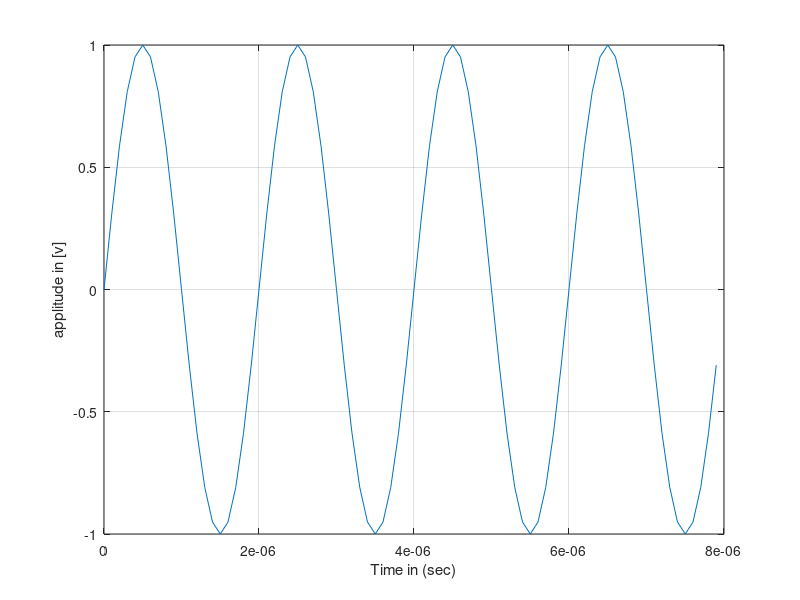
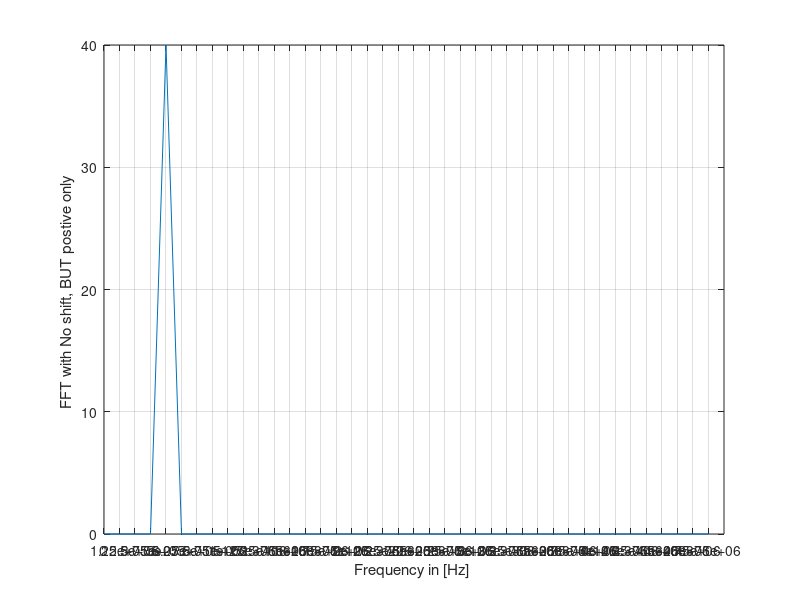
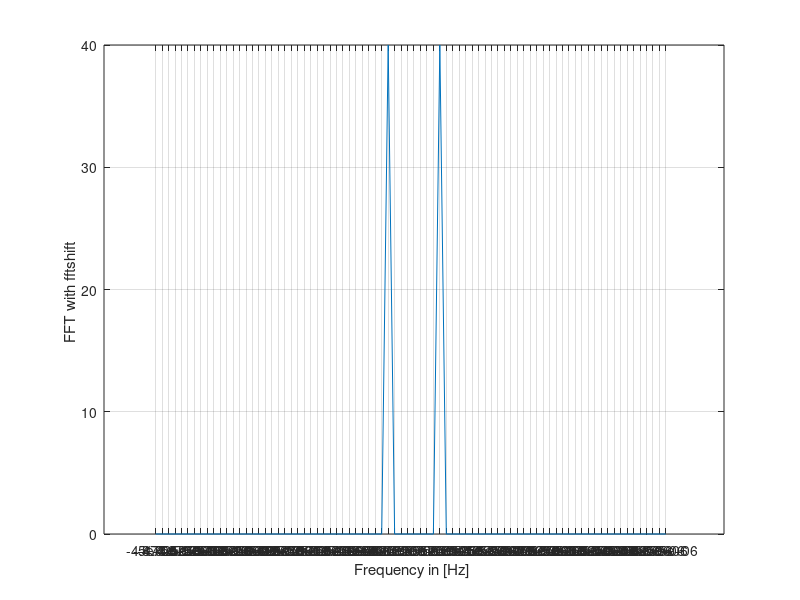

Write MATLAB code to recreate these figures, in order.
# this code is taken from https://www.youtube.com/watch?v=W1eWGm3hw08
#but we run the fft on a pure sin wave instead of a chirp
# the objective is to understand the  inner details of
#the fft() function
clear all;
close all;
clc;

Fs = 10e6;
Tdur = 8e-6 #this is the duration of the sin wave we want
#Fstart = 500e3;
#Fstop = 1500e3
Freq =  500e3; #this is the frequnecy of the sin wave

tvec = 0:1/Fs:Tdur-1/Fs;
#This is a chirp signal
#xreal = sin(2*pi*(Fstart*tvec + (Fstop-Fstart)/(2*Tdur)*tvec.^2));
Xn =  sin(2*pi*(Freq*tvec));
figure
plot(tvec, Xn)
xlabel('Time in (sec)')
ylabel('applitude in [v]')
xticks(0:1/Freq:Tdur) #This sets the resolution of the grid to T or 1/Freq
grid on

# let the length of the frequency domain signal be Nfft and is shoudl be equal
# to the length of the time domain signal
Nfft = length(Xn);
# we know that our frequnecy domain vector has the nleght of an N fftm we knwo iy will
# go from -5Mhz to 5 Mhz , half of the sampling frequency
fvec = (-Nfft/2:Nfft/2-1)*Fs/Nfft;
#now lets get the frequency domain singal of the xreal and call it xreal_f_dom
# for this we use fft function, but octave implements fft so that the output will
#first have postive frequnecy components and then the negative frequency componenets
#but we want the negative first and postive later for that we use the fftshift()
#fucntion
xreal_f_dom = fft(Xn, Nfft);

#figure
#because the output of the fft is complex we have to take avs()
#plot(fvec,abs(xreal_f_dom));
#xticks(fvec)
#xlabel('Frequency in [Hz] ');
#ylabel('FFT with NO fftshift ')
#grid on

fvecPos = fvec(Nfft/2+1:Nfft)
xreal_f_dom_pos = xreal_f_dom(1:Nfft/2)
figure
plot(fvecPos,abs(xreal_f_dom_pos));
xticks(fvec)
xlabel('Frequency in [Hz] ');
ylabel('FFT with No shift, BUT postive only ')
grid on


xreal_f_dom = fftshift(xreal_f_dom);
figure
#because the output of the fft is complex we have to take avs()
plot(fvec,abs(xreal_f_dom));
xticks(fvec)
xlabel('Frequency in [Hz] ');
ylabel('FFT with fftshift ')
grid on
